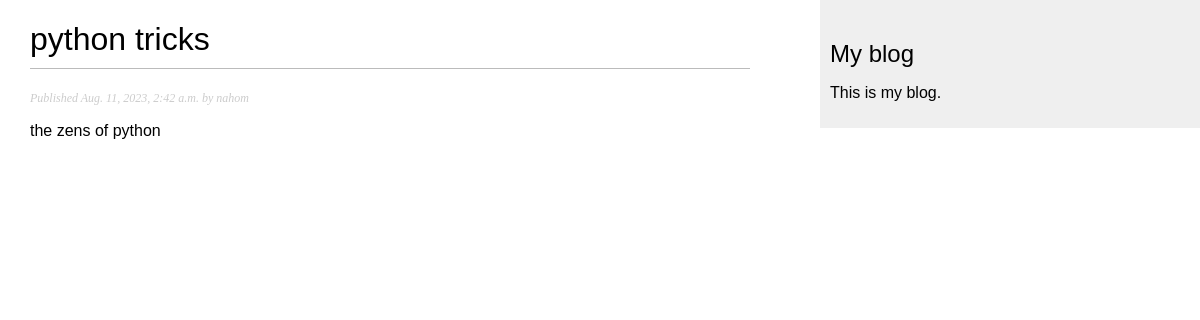
The app's page /blog/2023/8/11/python-tricks/ with its own data.
### blog/models.py (models this page shows, shortened)
class Post(models.Model):
    class Status(models.TextChoices):
        DRAFT='DR', 'Draft'
        PUBLISHED = 'PB', 'Published'
    title = models.CharField(max_length=150)
    author = models.ForeignKey(User, on_delete=models.CASCADE, related_name='blog_posts')
    slug = models.SlugField(max_length=150, unique_for_date='publish')
    body = models.TextField()
    publish = models.DateTimeField(default=timezone.now)
    created = models.DateTimeField(auto_now_add=True)
    updated = models.DateTimeField(auto_now=True)
    status = models.CharField(max_length=2, choices=Status.choices, default=Status.DRAFT)
    objects = models.Manager()
    published = PublishedManager()
    class Meta:
        ordering = ['-publish']
        indexes = [models.Index(fields=['-publish']),]

### blog/views.py (the view)
# urls.py: path('<int:year>/<int:month>/<int:day>/<slug:post>/', views.post_detail, name='post_detail'),
def post_detail(request, year,month, day, post):
    post = get_object_or_404(Post, status=Post.Status.PUBLISHED,
                                                            slug=post,
                                                            publish__year=year,
                                                            publish__month=month,
                                                            publish__day=day)
    return render(request, 'blog/post/detail.html', {'post': post})

### blog/templates/blog/post/detail.html (shortened to what this page needs)
{% extends 'blog/base.html' %}
{% block content %}
    <h1>{{ post.title }}</h1>
    <p class="date">
    Published {{ post.publish }} by {{ post.author }}
    </p>
    {{ post.body|linebreaks }}
{% endblock %}

### blog/static/css/blog.css (style rules this page uses)
body { margin:0; padding:0; font-family:helvetica, sans-serif; }
h1 { font-weight:normal; border-bottom:1px solid #bbb; padding:0 0 10px 0; }
p.date { color:#ccc; font-family: georgia, serif; font-size: 12px; font-style: italic; }

### records on screen
Post: title "python tricks", publish "Aug. 11, 2023, 2:42 a.m.", author "nahom", body "the zens of python"
